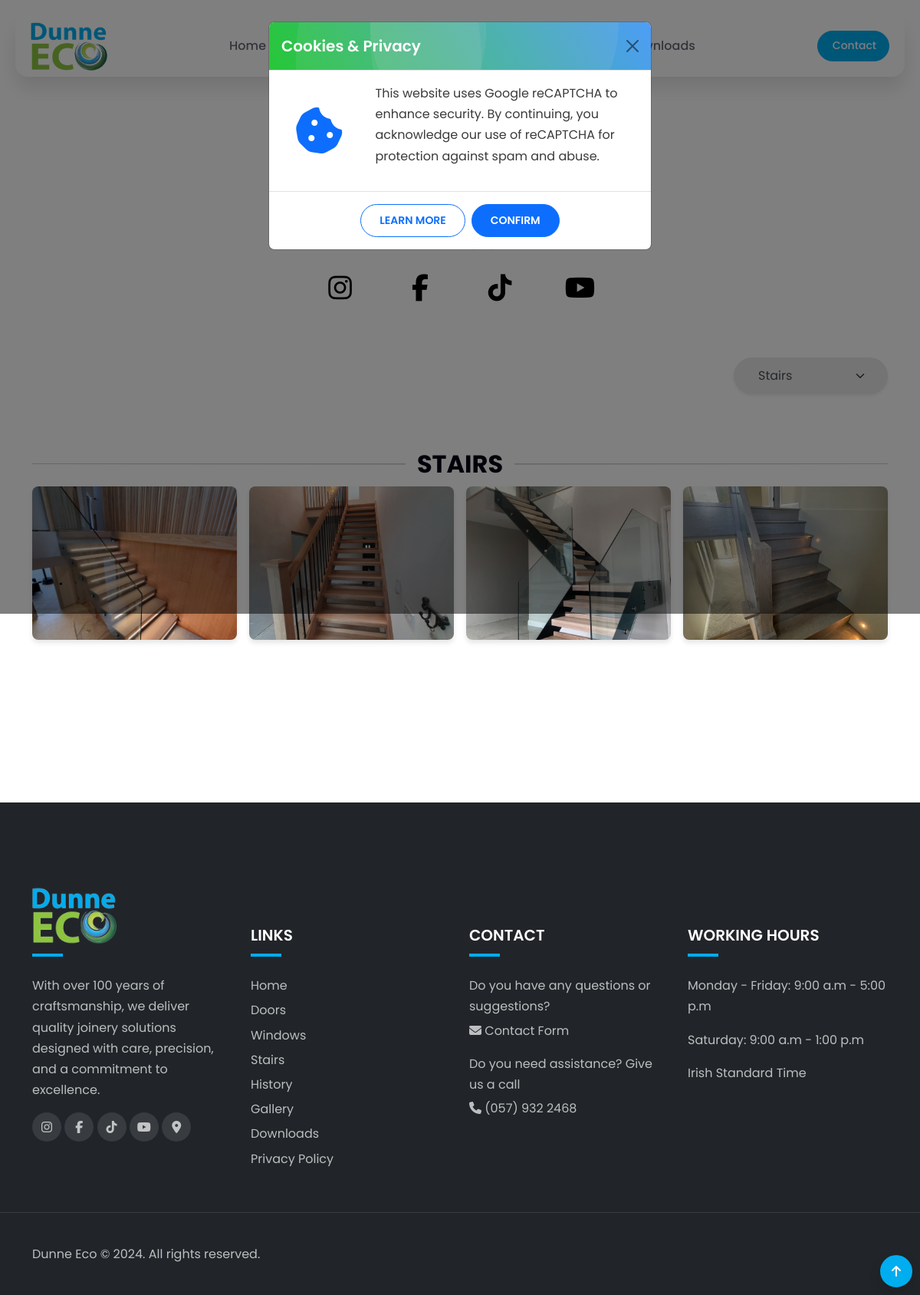
Screenshot of /gallery/category/stairs/ with the database file from the repository.
### gallery/models.py (models this page shows, shortened)
class Category(models.Model):
    name = models.CharField(max_length=254, unique=True)
    slug = models.SlugField(max_length=254, unique=True, blank=True)
    class Meta:
        verbose_name_plural = 'Categories'
    def get_absolute_url(self):
        return reverse('gallery:category_detail', args=[self.slug])

class Image(models.Model):
    category = models.ForeignKey(
        Category,
        on_delete=models.CASCADE, null=False,
        blank=False, related_name="images"
    )
    image = models.ImageField(upload_to="gallery/", null=False, blank=False)
    title = models.CharField(max_length=254, blank=True)
    uploaded_at = models.DateTimeField(auto_now_add=True)
    class Meta:
        ordering = ['-uploaded_at']

### gallery/views.py (the view)
# urls.py: path('category/<slug:slug>/', views.category_detail, name='category_detail'),
def category_detail(request, slug):
    category = get_object_or_404(Category, slug=slug)
    categories = Category.objects.all()
    images = Image.objects.filter(category=category)
    context = {
        'categories': categories,
        'category': category,
        'images': images,
    }
    return render(request, 'gallery/gallery.html', context)

### gallery/templates/gallery/gallery.html (shortened to what this page needs)
{% extends "base.html" %}
{% block gallery_active %}active{% endblock %}
{% load static %}
{% block extra_css %}
<link rel="stylesheet" href="{% static 'gallery/css/gallery.css' %}">
{% endblock %}
{% block content %}
<section class="section-padding my-4 mx-auto px-3">
    <div class="container">
        <div class="row">
            <div class="col-12 text-center" data-aos="fade-down" data-aos-delay="50">
                <div class="section-title">
                    <h1 class="display-4 fw-semibold">Our Work</h1>
                    <p>Head over to our socials to get a more in depth view of our most recent projects!</p>
                    <div class="gallery-social-icons">
                        <a href="https://www.instagram.com/dunneeco/" target="_blank"><i class="fa-brands fa-instagram"></i></a>
                        <a href="https://www.facebook.com/dunneeco/" target="_blank"><i class="fa-brands fa-facebook-f"></i></a>
                        <a href="https://www.tiktok.com/@dunneeco" target="_blank"><i class="fa-brands fa-tiktok"></i></a>
                        <a href="https://www.youtube.com/@dunneeco" target="_blank"><i class="fa-brands fa-youtube"></i></a>
                    </div>
                </div>
            </div>
            <div class="sort-selector mb-4">
                <form method="get">
                    <div class="px-3 py-1 rounded-pill flex-grow-0 flex-md-grow-0 d-flex align-items-center shadow-sm"
                        style="min-height: 46px; min-width: 200px; background-color: #E8E8E8;">
                        <select id="category-dropdown" class="form-select border-0 bg-transparent shadow-none"
                            style="padding-right: 2.5rem;" aria-label="Filter by category">
                            {% for cat in categories %}
                            <option value="{{ cat.get_absolute_url }}"
                                {% if category and cat.slug == category.slug %}selected{% endif %}>
                                {{ cat.name }}
                            </option>
                            {% endfor %}
                        </select>
                    </div>
                </form>
            </div>
        </div>
        {% for cat in categories %}
        {% if not category or cat.slug == category.slug %}
        <div class="row" data-aos="fade-down" data-aos-delay="150">
            <div class="category-section my-5">
                <div class="gallery-category-heading-wrapper">
                    <hr class="category-hr-left">
                    <h2 class="gallery-category-heading" id="{{ cat.slug }}">{{ cat.name }}</h2>
                    <hr class="category-hr-right">
                </div>
                <div class="gallery-grid">
                    {% for image in cat.images.all %}
                    <div class="gallery-image-wrapper">
                        <a href="{{ image.image.url }}" data-fancybox="gallery" data-caption="{{ image.title }}">
                            <div class="gallery-image-container">
                                <img src="{{ image.image.url }}" alt="{{ image.title|default:'Gallery Image' }}" class="gallery-image">
                            </div>
                        </a>
                    </div>
                    {% empty %}
                    <p class="no-images">No images available for this category.</p>
                    {% endfor %}
                </div>
            </div>
        </div>
        {% endif %}
        {% empty %}
        <p>No categories available yet.</p>
        {% endfor %}
    </div>
</section>
<div class="top-button rounded-circle shadow">
    <a class="top-link d-flex h-100 text-white text-decoration-none">
        <i class="fas fa-arrow-up mx-auto my-auto"></i>
    </a>
</div>
{% endblock %}

### static/css/base.css (style rules this page uses)
:root { --text: #3A3A3A; --background: #FFF; --primary: #00adef; --primary-rgb: 0, 173, 239; --secondary: #3A87C7; --accent: #04E824; --font-base: 'Poppins', sans-serif; --box-shadow: 0px 15px 25px rgba(0,0,0,0.1); --transition: all 0.5s ease; --circle-gradient-background: radial-gradient(circle at 21% 15%, hsla(210,0%,82%,0.1) 0%, hsla(210,0%,82%,0.1) 45%,transparent 45%, transparent 83%,transparent 83%, transparent 100%),radial-gradient(circle at 84% 23%, hsla(210,0%,82%,0.1) 0%, hsla(210,0%,82%,0.1) 68%,transparent 68%, transparent 93%,transparent 93%, transparent 100%),radial-gradient(circle at 7% 76%, hsla(210,0%,82%,0.1) 0%, hsla(210,0%,82%,0.1) 52%,transparent 52%, transparent 75%,transparent 75%, transparent 100%),radial-gradient(circle at 59% 77%, hsla(210,0%,82%,0.1) 0%, hsla(210,0%,82%,0.1) 87%,transparent 87%, transparent 93%,transparent 93%, transparent 100%),radial-gradient(circle at 59% 5%, hsla(210,0%,82%,0.1) 0%, hsla(210,0%,82%,0.1) 54%,transparent 54%, transparent 56%,transparent 56%, transparent 100%),linear-gradient(60deg, rgb(0,197,19),rgb(47,145,255)); }
* { margin: 0; padding: 0; }
body { font-family: var(--font-base); line-height: 1.7; background-color: var(--background); color: var(--text); }
h1, h2, h3, h4, h5, h6, .h1, .h2, .h3, .h4, .h5, .h6 { font-weight: 600; color: #050315; }
a { text-decoration: none; }
img { max-width: 100%; height: auto; }
.section-padding { padding-top: 140px; padding-bottom: 140px; }
.section-title { margin-bottom: 60px; }
.section-title p { max-width: 500px; margin-left: auto; margin-right: auto; }

### gallery/static/gallery/css/gallery.css (style rules this page uses)
.gallery-grid { display: grid; grid-template-columns: repeat(auto-fit, minmax(250px, 1fr)); gap: 16px; }
.gallery-category-heading-wrapper { display: flex; align-items: center; justify-content: center; gap: 15px; margin-bottom: 10px; }
.gallery-category-heading { margin-bottom: 0; font-weight: bold; text-transform: uppercase; }
.category-hr-left, .category-hr-right { flex-grow: 1; height: 2px; }
.category-hr-right { background: linear-gradient(to left, rgba(0, 0, 0, 0), rgba(0, 0, 0, 0.5)); }
.category-hr-left { background: linear-gradient(to right, rgba(0, 0, 0, 0), rgba(0, 0, 0, 0.5)); }
.gallery-image-wrapper { text-align: center; }
.gallery-image-container { position: relative; width: 100%; aspect-ratio: 4 / 3; overflow: hidden; border-radius: 8px; box-shadow: 0 4px 6px rgba(0, 0, 0, 0.1); display: flex; align-items: center; justify-content: center; }
.gallery-image { width: 100%; height: 100%; object-fit: cover; transition: var(--transition); }
.gallery-social-icons a { font-size: 35px; width: 60px; height: 60px; display: inline-flex; align-items: center; justify-content: center; margin: 0 20px; color: #000; background-color: rgba(255, 255, 255, 0.1); transition: var(--transition); }
.sort-selector { display: flex; justify-content: flex-end; margin-bottom: 1rem; }
.sort-selector select { width: auto; padding: 0.5rem 1rem; border: 1px solid #ced4da; border-radius: 5px; background-color: white; font-size: 1rem; color: #495057; }
.top-button { height: 42px; width: 42px; position: fixed; bottom: 10px; right: 10px; color: white; background: var(--primary); border: 2px solid var(--primary); }
.top-link { cursor: pointer; }

### rows the page displays
Category: name "STAIRS"
Image: image (picture)
Image: image (picture)
Image: image (picture)
Image: image (picture)

### other values shown
form field value "Stairs"
